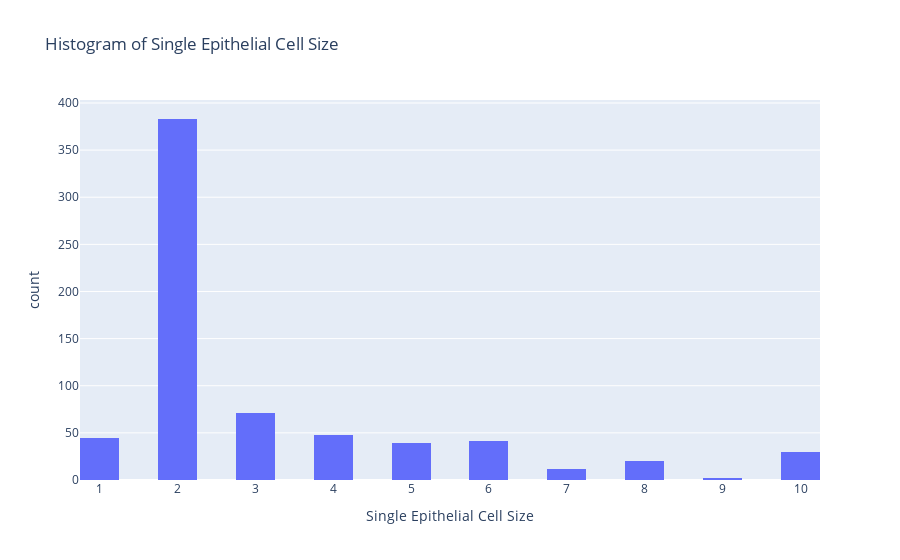

Write notebook code for a chart like this one.
### Code cell
# Draw histogram of the column 'Single Epithelial Cell Size' using plotly express
fig = px.histogram(df, x='Single Epithelial Cell Size', nbins=20, title='Histogram of Single Epithelial Cell Size')
fig.show()

### Figure 1 — Plotly figure (JSON) as saved in the notebook; plotly's stock layout.template omitted (floating-point values rounded to 4 significant figures; data arrays with more than 128 entries replaced by an {"elided": "..."} marker saying what was removed)
{"data": [{"alignmentgroup": "True", "bingroup": "x", "hovertemplate": "Single Epithelial Cell Size=%{x}<br>count=%{y}<extra></extra>", "legendgroup": "", "marker": {"color": "#636efa", "pattern": {"shape": ""}}, "name": "", "nbinsx": 20, "offsetgroup": "", "orientation": "v", "showlegend": false, "type": "histogram", "x": {"elided": "691 int values"}, "xaxis": "x", "yaxis": "y"}], "layout": {"barmode": "relative", "legend": {"tracegroupgap": 0}, "title": {"text": "Histogram of Single Epithelial Cell Size"}, "xaxis": {"anchor": "y", "domain": [0, 1], "title": {"text": "Single Epithelial Cell Size"}}, "yaxis": {"anchor": "x", "domain": [0, 1], "title": {"text": "count"}}}}
